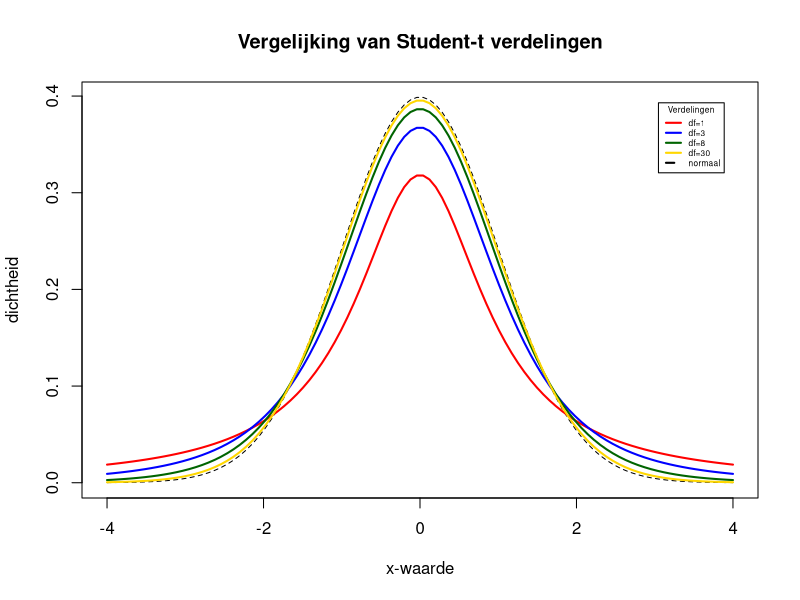

Write the R code that produced this figure.
# Bron: https://www.statmethods.net/advgraphs/probability.html
x <- seq(-4, 4, length=100) # x-waarden
std_norm_dist <- dnorm(x)   # standaardnormaalverdeling, ter vgl         
degf <- c(1, 3, 8, 30)      # te plotten vrijheidsgraden

# afwerking van de grafiek (kleur, legende)
colors <- c("red", "blue", "darkgreen", "gold", "black")
labels <- c("df=1", "df=3", "df=8", "df=30", "normaal")

# plot van de standaardnormaalverdeling
plot(x, std_norm_dist,
     type="l", lty=2,
     xlab="x-waarde", ylab="dichtheid",
     main="Vergelijking van Student-t verdelingen")

# plot van de vier Student-t verdelingen
for (i in 1:4){
  lines(x, dt(x,degf[i]), lwd=2, col=colors[i])
}

legend("topright", inset=.05, title="Verdelingen",
       labels, lwd=2, lty=c(1, 1, 1, 1, 2), col=colors,
       cex = .5)